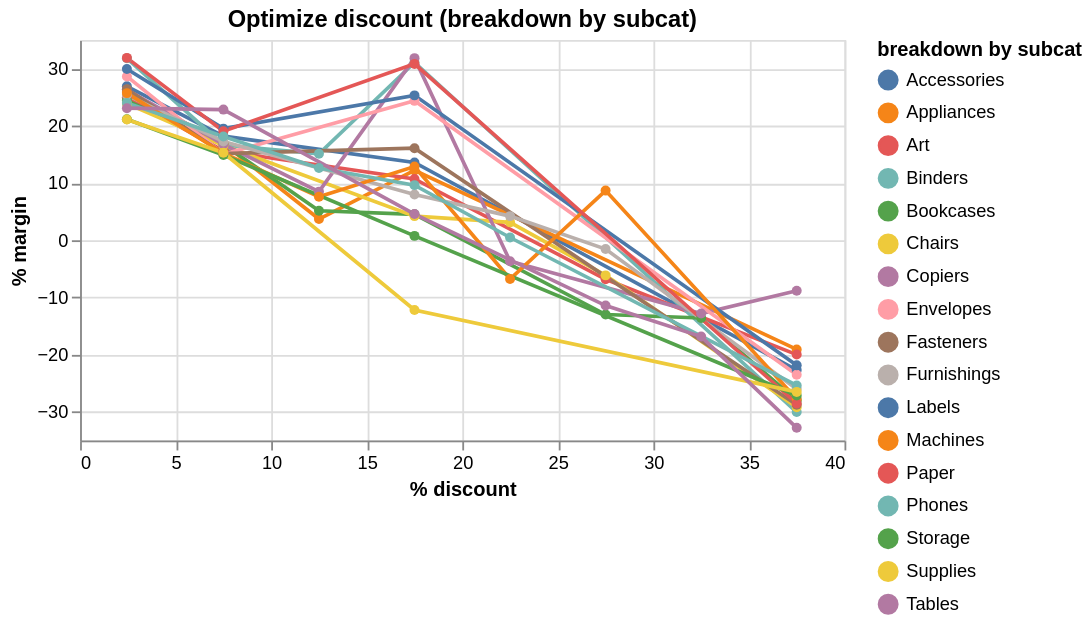

Write notebook code for a chart like this one.
### Markdown cell above
# 5) Bottom-right: Campaign framework — Margin vs Discount by Subcategory

### Code cell
bins = np.arange(0, 0.41, 0.05)
df_tmp = df_f.copy()
df_tmp["discount"] = pd.to_numeric(df_tmp["discount"], errors="coerce")

df_tmp["disc_bin"] = pd.cut(df_tmp["discount"], bins=bins, include_lowest=True)

disc = (
    df_tmp.groupby(["sub_category","disc_bin"], as_index=False)
          .agg(sales=("sales","sum"), profit=("profit","sum"))
)

disc["margin_pct"] = np.where(disc["sales"]!=0, disc["profit"]/disc["sales"]*100, np.nan)
disc = disc.dropna(subset=["margin_pct","disc_bin"])

# numeric midpoint (SAFE)
disc["disc_mid"] = disc["disc_bin"].map(lambda x: float((x.left + x.right)/2) * 100)

# ✅ IMPORTANT: remove Interval column OR convert it
disc = disc.drop(columns=["disc_bin"])

discount_panel = (
    alt.Chart(disc)
    .mark_line(point=True)
    .encode(
        x=alt.X("disc_mid:Q", title="% discount"),
        y=alt.Y("margin_pct:Q", title="% margin"),
        color=alt.Color("sub_category:N", title="breakdown by subcat"),
        tooltip=[
            "sub_category:N",
            alt.Tooltip("disc_mid:Q", format=".0f", title="discount %"),
            alt.Tooltip("margin_pct:Q", format=".2f", title="margin %")
        ],
    )
    .properties(width=420, height=220, title="Optimize discount (breakdown by subcat)")
)
discount_panel

### Figure 1 — Vega-Lite specification as saved in the notebook (floating-point values rounded to 4 significant figures)
{"config": {"view": {"continuousWidth": 300, "continuousHeight": 300}}, "data": {"name": "data-589e4160244a2b2c805d62e65d66e875"}, "mark": {"type": "line", "point": true}, "encoding": {"color": {"field": "sub_category", "title": "breakdown by subcat", "type": "nominal"}, "tooltip": [{"field": "sub_category", "type": "nominal"}, {"field": "disc_mid", "format": ".0f", "title": "discount %", "type": "quantitative"}, {"field": "margin_pct", "format": ".2f", "title": "margin %", "type": "quantitative"}], "x": {"field": "disc_mid", "title": "% discount", "type": "quantitative"}, "y": {"field": "margin_pct", "title": "% margin", "type": "quantitative"}}, "height": 220, "title": "Optimize discount (breakdown by subcat)", "width": 420, "$schema": "https://vega.github.io/schema/vega-lite/v6.1.0.json", "datasets": {"data-589e4160244a2b2c805d62e65d66e875": [{"sub_category": "Accessories", "sales": 554447, "profit": 149200.0, "margin_pct": 26.91, "disc_mid": 2.45}, {"sub_category": "Accessories", "sales": 53219, "profit": 9687.0, "margin_pct": 18.2, "disc_mid": 7.5}, {"sub_category": "Accessories", "sales": 59754, "profit": 8122.0, "margin_pct": 13.59, "disc_mid": 17.5}, {"sub_category": "Accessories", "sales": 27229, "profit": -6183.0, "margin_pct": -22.71, "disc_mid": 37.5}, {"sub_category": "Appliances", "sales": 586167, "profit": 151900.0, "margin_pct": 25.92, "disc_mid": 2.45}, {"sub_category": "Appliances", "sales": 196315, "profit": 33150.0, "margin_pct": 16.89, "disc_mid": 7.5}, {"sub_category": "Appliances", "sales": 18145, "profit": 673.8, "margin_pct": 3.714, "disc_mid": 12.5}, {"sub_category": "Appliances", "sales": 114624, "profit": 14000.0, "margin_pct": 12.22, "disc_mid": 17.5}, {"sub_category": "Appliances", "sales": 38493, "profit": -7349.0, "margin_pct": -19.09, "disc_mid": 37.5}, {"sub_category": "Art", "sales": 294007, "profit": 73530.0, "margin_pct": 25.01, "disc_mid": 2.45}, {"sub_category": "Art", "sales": 21433, "profit": 3346.0, "margin_pct": 15.61, "disc_mid": 7.5}, {"sub_category": "Art", "sales": 14182, "profit": 1518.0, "margin_pct": 10.7, "disc_mid": 17.5}, {"sub_category": "Art", "sales": 8734, "profit": -596.5, "margin_pct": -6.83, "disc_mid": 27.5}, {"sub_category": "Art", "sales": 8872, "profit": -1773.0, "margin_pct": -19.99, "disc_mid": 37.5}, {"sub_category": "Binders", "sales": 282499, "profit": 89850.0, "margin_pct": 31.81, "disc_mid": 2.45}, {"sub_category": "Binders", "sales": 18085, "profit": 3012.0, "margin_pct": 16.66, "disc_mid": 7.5}, {"sub_category": "Binders", "sales": 4007, "profit": 605.5, "margin_pct": 15.11, "disc_mid": 12.5}, {"sub_category": "Binders", "sales": 99376, "profit": 30890.0, "margin_pct": 31.08, "disc_mid": 17.5}, {"sub_category": "Binders", "sales": 6829, "profit": -2051.0, "margin_pct": -30.04, "disc_mid": 37.5}, {"sub_category": "Bookcases", "sales": 769439, "profit": 187900.0, "margin_pct": 24.42, "disc_mid": 2.45}, {"sub_category": "Bookcases", "sales": 342936, "profit": 57460.0, "margin_pct": 16.75, "disc_mid": 7.5}, {"sub_category": "Bookcases", "sales": 27560, "profit": 1419.0, "margin_pct": 5.149, "disc_mid": 12.5}, {"sub_category": "Bookcases", "sales": 123493, "profit": 5599.0, "margin_pct": 4.534, "disc_mid": 17.5}, {"sub_category": "Bookcases", "sales": 4281, "profit": -555.9, "margin_pct": -12.98, "disc_mid": 27.5}, {"sub_category": "Bookcases", "sales": 33164, "profit": -4506.0, "margin_pct": -13.59, "disc_mid": 32.5}, {"sub_category": "Bookcases", "sales": 89287, "profit": -25010.0, "margin_pct": -28.01, "disc_mid": 37.5}, {"sub_category": "Chairs", "sales": 638798, "profit": 152500.0, "margin_pct": 23.88, "disc_mid": 2.45}, {"sub_category": "Chairs", "sales": 306047, "profit": 50720.0, "margin_pct": 16.57, "disc_mid": 7.5}, {"sub_category": "Chairs", "sales": 264748, "profit": 11170.0, "margin_pct": 4.218, "disc_mid": 17.5}, {"sub_category": "Chairs", "sales": 40602, "profit": 1269.0, "margin_pct": 3.127, "disc_mid": 22.5}, {"sub_category": "Chairs", "sales": 133907, "profit": -8222.0, "margin_pct": -6.14, "disc_mid": 27.5}, {"sub_category": "Chairs", "sales": 58105, "profit": -16970.0, "margin_pct": -29.2, "disc_mid": 37.5}, {"sub_category": "Copiers", "sales": 982117, "profit": 258400.0, "margin_pct": 26.31, "disc_mid": 2.45}, {"sub_category": "Copiers", "sales": 204885, "profit": 34350.0, "margin_pct": 16.77, "disc_mid": 7.5}, {"sub_category": "Copiers", "sales": 92517, "profit": 7865.0, "margin_pct": 8.501, "disc_mid": 12.5}, {"sub_category": "Copiers", "sales": 56160, "profit": 17880.0, "margin_pct": 31.84, "disc_mid": 17.5}, {"sub_category": "Copiers", "sales": 16213, "profit": -595.3, "margin_pct": -3.672, "disc_mid": 22.5}, {"sub_category": "Copiers", "sales": 22872, "profit": -2932.0, "margin_pct": -12.82, "disc_mid": 32.5}, {"sub_category": "Copiers", "sales": 48392, "profit": -4273.0, "margin_pct": -8.829, "disc_mid": 37.5}, {"sub_category": "Envelopes", "sales": 126075, "profit": 36100.0, "margin_pct": 28.64, "disc_mid": 2.45}, {"sub_category": "Envelopes", "sales": 10582, "profit": 1592.0, "margin_pct": 15.05, "disc_mid": 7.5}, {"sub_category": "Envelopes", "sales": 9576, "profit": 2333.0, "margin_pct": 24.37, "disc_mid": 17.5}, {"sub_category": "Envelopes", "sales": 10013, "profit": -2354.0, "margin_pct": -23.51, "disc_mid": 37.5}, {"sub_category": "Fasteners", "sales": 60354, "profit": 15940.0, "margin_pct": 26.42, "disc_mid": 2.45}, {"sub_category": "Fasteners", "sales": 6739, "profit": 1021.0, "margin_pct": 15.16, "disc_mid": 7.5}, {"sub_category": "Fasteners", "sales": 3488, "profit": 561.2, "margin_pct": 16.09, "disc_mid": 17.5}, {"sub_category": "Fasteners", "sales": 3919, "profit": -1126.0, "margin_pct": -28.74, "disc_mid": 37.5}, {"sub_category": "Furnishings", "sales": 255125, "profit": 64760.0, "margin_pct": 25.38, "disc_mid": 2.45}, {"sub_category": "Furnishings", "sales": 22981, "profit": 3967.0, "margin_pct": 17.26, "disc_mid": 7.5}, {"sub_category": "Furnishings", "sales": 32427, "profit": 2593.0, "margin_pct": 7.997, "disc_mid": 17.5}, {"sub_category": "Furnishings", "sales": 8566, "profit": 361.3, "margin_pct": 4.218, "disc_mid": 22.5}, {"sub_category": "Furnishings", "sales": 22838, "profit": -351.7, "margin_pct": -1.54, "disc_mid": 27.5}, {"sub_category": "Furnishings", "sales": 24664, "profit": -6411.0, "margin_pct": -25.99, "disc_mid": 37.5}, {"sub_category": "Labels", "sales": 53905, "profit": 16130.0, "margin_pct": 29.93, "disc_mid": 2.45}, {"sub_category": "Labels", "sales": 6055, "profit": 1181.0, "margin_pct": 19.51, "disc_mid": 7.5}, {"sub_category": "Labels", "sales": 5006, "profit": 1268.0, "margin_pct": 25.32, "disc_mid": 17.5}, {"sub_category": "Labels", "sales": 2547, "profit": -557.1, "margin_pct": -21.87, "disc_mid": 37.5}, {"sub_category": "Machines", "sales": 413943, "profit": 106500.0, "margin_pct": 25.72, "disc_mid": 2.45}, {"sub_category": "Machines", "sales": 66981, "profit": 10190.0, "margin_pct": 15.21, "disc_mid": 7.5}, {"sub_category": "Machines", "sales": 77133, "profit": 5865.0, "margin_pct": 7.604, "disc_mid": 12.5}, {"sub_category": "Machines", "sales": 70523, "profit": 9094.0, "margin_pct": 12.9, "disc_mid": 17.5}, {"sub_category": "Machines", "sales": 13995, "profit": -949.1, "margin_pct": -6.782, "disc_mid": 22.5}, {"sub_category": "Machines", "sales": 3757, "profit": 326.0, "margin_pct": 8.678, "disc_mid": 27.5}, {"sub_category": "Machines", "sales": 43430, "profit": -12060.0, "margin_pct": -27.77, "disc_mid": 37.5}, {"sub_category": "Paper", "sales": 177910, "profit": 56730.0, "margin_pct": 31.88, "disc_mid": 2.45}, {"sub_category": "Paper", "sales": 16820, "profit": 3208.0, "margin_pct": 19.07, "disc_mid": 7.5}, {"sub_category": "Paper", "sales": 29515, "profit": 9099.0, "margin_pct": 30.83, "disc_mid": 17.5}, {"sub_category": "Paper", "sales": 6539, "profit": -1866.0, "margin_pct": -28.54, "disc_mid": 37.5}, {"sub_category": "Phones", "sales": 1000426, "profit": 240200.0, "margin_pct": 24.01, "disc_mid": 2.45}, {"sub_category": "Phones", "sales": 146367, "profit": 26540.0, "margin_pct": 18.13, "disc_mid": 7.5}, {"sub_category": "Phones", "sales": 86675, "profit": 10950.0, "margin_pct": 12.63, "disc_mid": 12.5}, {"sub_category": "Phones", "sales": 270592, "profit": 26070.0, "margin_pct": 9.634, "disc_mid": 17.5}, {"sub_category": "Phones", "sales": 24900, "profit": 118.9, "margin_pct": 0.4775, "disc_mid": 22.5}, {"sub_category": "Phones", "sales": 102758, "profit": -26090.0, "margin_pct": -25.39, "disc_mid": 37.5}, {"sub_category": "Storage", "sales": 622158, "profit": 131600.0, "margin_pct": 21.15, "disc_mid": 2.45}, {"sub_category": "Storage", "sales": 259814, "profit": 38740.0, "margin_pct": 14.91, "disc_mid": 7.5}, {"sub_category": "Storage", "sales": 119998, "profit": 915.5, "margin_pct": 0.763, "disc_mid": 17.5}, {"sub_category": "Storage", "sales": 58651, "profit": -15920.0, "margin_pct": -27.14, "disc_mid": 37.5}, {"sub_category": "Supplies", "sales": 174952, "profit": 36900.0, "margin_pct": 21.09, "disc_mid": 2.45}, {"sub_category": "Supplies", "sales": 18498, "profit": 2830.0, "margin_pct": 15.3, "disc_mid": 7.5}, {"sub_category": "Supplies", "sales": 20076, "profit": -2447.0, "margin_pct": -12.19, "disc_mid": 17.5}, {"sub_category": "Supplies", "sales": 9282, "profit": -2461.0, "margin_pct": -26.51, "disc_mid": 37.5}, {"sub_category": "Tables", "sales": 261807, "profit": 60450.0, "margin_pct": 23.09, "disc_mid": 2.45}, {"sub_category": "Tables", "sales": 3481, "profit": 795.0, "margin_pct": 22.84, "disc_mid": 7.5}, {"sub_category": "Tables", "sales": 157721, "profit": 7216.0, "margin_pct": 4.575, "disc_mid": 17.5}, {"sub_category": "Tables", "sales": 104747, "profit": -11960.0, "margin_pct": -11.42, "disc_mid": 27.5}, {"sub_category": "Tables", "sales": 54159, "profit": -9123.0, "margin_pct": -16.84, "disc_mid": 32.5}, {"sub_category": "Tables", "sales": 52162, "profit": -17110.0, "margin_pct": -32.79, "disc_mid": 37.5}]}}
